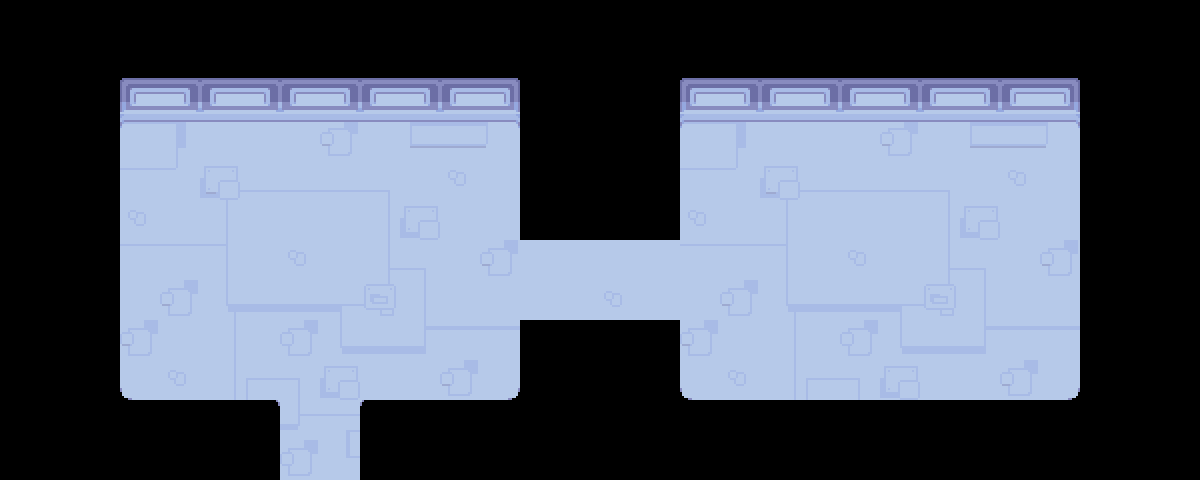

Tiled map render using the project's own tile images. Description and the whole map definition, tile-layer contents included, below:
An orthogonal 30x12 tile map with 40x40 px tiles, 1 tile layer (Tile Layer 1) and 20 objects (2x npc, 2x queen_arcade, 2x interactable, sprite, transition, ...).

<map version="1.10" tiledversion="1.10.2" orientation="orthogonal" renderorder="right-down" width="30" height="12" tilewidth="40" tileheight="40" infinite="0" nextlayerid="9" nextobjectid="26">
 <editorsettings>
  <export target="data.lua" format="lua" />
 </editorsettings>
 <properties>
  <property name="border" value="castle" />
  <property name="music" value="deltarune/queen_car_radio" />
 </properties>
 <tileset firstgid="1" source="../../../tilesets/queen_room.tsx" />
 <layer id="1" name="Tile Layer 1" width="30" height="12">
  <data encoding="csv">
143,143,143,143,143,143,143,143,143,143,143,143,143,143,143,143,143,143,143,143,143,143,143,143,143,143,143,143,143,143,
143,143,143,1,2,3,4,5,6,7,8,9,10,11,12,13,143,1,2,3,4,5,6,7,8,9,10,25,25,11,
143,143,143,14,15,16,17,18,19,20,21,22,23,24,25,26,143,14,15,16,17,18,19,20,21,22,23,25,25,25,
143,143,143,27,28,29,30,31,32,33,34,35,36,37,38,39,143,27,28,29,30,31,32,33,34,35,36,25,25,25,
143,143,143,40,41,42,43,44,45,46,47,48,49,50,51,52,143,40,41,42,43,44,45,46,47,48,49,50,25,25,
143,143,143,53,54,55,56,57,58,59,60,61,62,63,64,65,143,53,54,55,56,57,58,59,60,61,62,143,25,25,
143,143,143,66,67,68,69,70,71,72,73,74,75,76,77,78,78,66,67,68,69,70,71,72,73,74,75,143,25,143,
143,143,143,79,80,81,82,83,84,85,86,87,88,89,90,91,90,79,80,81,82,83,84,85,86,87,88,143,25,143,
143,143,143,92,93,94,95,96,97,98,99,100,101,102,103,104,143,92,93,94,95,96,97,98,99,100,101,143,25,143,
143,143,143,105,106,107,108,109,110,111,112,113,114,115,116,117,143,105,106,107,108,109,110,111,112,113,114,115,25,115,
143,143,143,118,119,120,121,122,123,124,125,126,127,128,129,130,143,118,119,120,143,143,143,143,143,126,127,128,25,128,
143,143,143,131,132,133,134,135,136,137,138,139,140,141,142,143,143,143,143,131,132,143,143,143,143,143,138,139,140,141
</data>
 </layer>
 <objectgroup color="#0000ff" id="2" name="collision">
  <object id="1" x="120" y="400" width="160" height="80" />
  <object id="2" x="360" y="400" width="720" height="80" />
  <object id="3" x="120" y="40" width="400" height="80" />
  <object id="4" x="80" y="120" width="40" height="280" />
  <object id="5" x="520" y="320" width="160" height="80" />
  <object id="6" x="520" y="40" width="160" height="200" />
  <object id="8" x="680" y="40" width="400" height="80" />
  <object id="9" x="1080" y="120" width="40" height="280" />
 </objectgroup>
 <objectgroup color="#ff55ff" id="5" name="objects_floor">
  <object id="18" name="sprite" x="680" y="120" width="400" height="60">
   <properties>
    <property name="cond" value="Game:hasRecruit(&quot;shadowguy&quot;)" />
    <property name="texture" value="world/maps/floor2/queen_road" />
   </properties>
  </object>
 </objectgroup>
 <objectgroup color="#ff00ff" id="3" name="objects">
  <object id="12" name="transition" x="280" y="480" width="80" height="40">
   <properties>
    <property name="map" value="floor2/apartments_left" />
    <property name="marker" value="entry_queen" />
    <property name="sound" value="queen/bitcrushlaugh_reverse" />
   </properties>
  </object>
  <object id="13" name="npc" x="326" y="230">
   <properties>
    <property name="actor" value="queen_speakers" />
    <property name="cutscene" value="floor2.queen_sip" />
   </properties>
   <point />
  </object>
  <object id="15" name="npc" x="174" y="389">
   <properties>
    <property name="actor" value="rouxls" />
    <property name="cond" value="not Game:getFlag(&quot;hasObtainedRouxls&quot;)" />
    <property name="cutscene" value="floor2.rouxls" />
    <property name="sprite" value="lamp" />
   </properties>
   <point />
  </object>
  <object id="16" name="queen_arcade" x="980" y="160" width="80" height="120">
   <properties>
    <property name="cond" value="Game:hasRecruit(&quot;shadowguy&quot;)" />
   </properties>
  </object>
  <object id="19" name="queen_arcade" x="840" y="40" width="80" height="120">
   <properties>
    <property name="cond" value="not Game:hasRecruit(&quot;shadowguy&quot;)" />
   </properties>
  </object>
  <object id="20" name="solid" x="680" y="140" width="400" height="40">
   <properties>
    <property name="cond" value="Game:hasRecruit(&quot;shadowguy&quot;)" />
   </properties>
  </object>
  <object id="23" name="interactable" x="174" y="44" width="104" height="186">
   <properties>
    <property name="cutscene" value="floor2.queen_speakers" />
    <property name="solid" type="bool" value="true" />
   </properties>
  </object>
  <object id="24" name="interactable" x="376" y="44" width="104" height="186">
   <properties>
    <property name="cutscene" value="floor2.queen_speakers" />
    <property name="solid" type="bool" value="true" />
   </properties>
  </object>
  <object id="25" name="queen_trafficlight" x="690" y="70" width="40" height="104">
   <properties>
    <property name="cond" value="Game:hasRecruit(&quot;shadowguy&quot;)" />
   </properties>
  </object>
 </objectgroup>
 <objectgroup color="#7f00ff" id="4" name="markers">
  <object id="10" name="spawn" x="320" y="280">
   <point />
  </object>
  <object id="11" name="entry" x="320" y="440">
   <point />
  </object>
 </objectgroup>
 <objectgroup color="#00aa00" id="8" name="controllers" />
</map>
